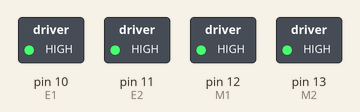
The sketch below on a simulated Arduino Uno, built with avr-gcc and run on an emulated ATmega328P. Shown: switched loads named in the sketch (green lamp = pin HIGH).

Above: at 0.5 s.
At 1.5 s:
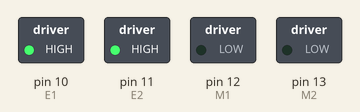
Timing chart, 0 to 3.0 s (numbered marks = the images above):
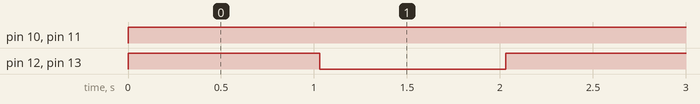

The sketch:

L298D.ino
```cpp
int E1 = 10;
int M1 = 12;
int E2 =11;
int M2 = 13;

void setup()
{
pinMode(M1, OUTPUT);
pinMode(M2, OUTPUT);
}

void loop()

  {
  int value=255;

   digitalWrite(M1,HIGH);
 digitalWrite(M2, HIGH);

    analogWrite(E1, value);
    analogWrite(E2, value);
     delay(30);
     delay(1000);


   digitalWrite(M1,LOW);
 digitalWrite(M2, LOW);

    analogWrite(E1, value);
    analogWrite(E2, value);
   delay(1000);


  }
```

Measured:
- by itself, pin 10 (E1), pin 11 (E2): LOW → HIGH at 0.00 s
- by itself, pin 12 (M1), pin 13 (M2): alternates HIGH for 1.0 s and LOW for 1.0 s
